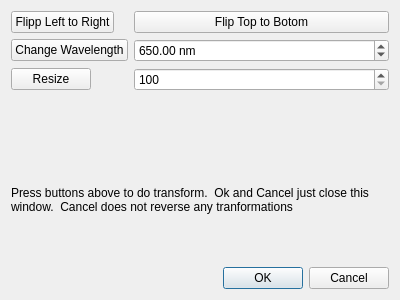
<?xml version="1.0" encoding="UTF-8"?>
<ui version="4.0">
 <class>TransformWaveFrontDlg</class>
 <widget class="QDialog" name="TransformWaveFrontDlg">
  <property name="geometry">
   <rect>
    <x>0</x>
    <y>0</y>
    <width>400</width>
    <height>300</height>
   </rect>
  </property>
  <property name="windowTitle">
   <string>Dialog</string>
  </property>
  <layout class="QVBoxLayout" name="verticalLayout">
   <item>
    <layout class="QFormLayout" name="formLayout">
     <item row="0" column="0">
      <widget class="QPushButton" name="flipLR">
       <property name="text">
        <string>Flipp Left to Right</string>
       </property>
      </widget>
     </item>
     <item row="0" column="1">
      <widget class="QPushButton" name="flipVertical">
       <property name="text">
        <string>Flip Top to Botom</string>
       </property>
      </widget>
     </item>
     <item row="1" column="0">
      <widget class="QPushButton" name="ChangeWaveLength">
       <property name="toolTip">
        <string>&lt;html&gt;&lt;head/&gt;&lt;body&gt;&lt;p&gt;Change the wavelength of the laser stored in the wave front to this new value.&lt;/p&gt;&lt;/body&gt;&lt;/html&gt;</string>
       </property>
       <property name="text">
        <string>Change Wavelength</string>
       </property>
      </widget>
     </item>
     <item row="1" column="1">
      <widget class="QDoubleSpinBox" name="newWaveLength">
       <property name="suffix">
        <string> nm</string>
       </property>
       <property name="minimum">
        <double>1.000000000000000</double>
       </property>
       <property name="maximum">
        <double>5000.000000000000000</double>
       </property>
       <property name="value">
        <double>650.000000000000000</double>
       </property>
      </widget>
     </item>
     <item row="2" column="0">
      <widget class="QPushButton" name="Resize">
       <property name="toolTip">
        <string>&lt;html&gt;&lt;head/&gt;&lt;body&gt;&lt;p&gt;Resize square wave front to be this new width and height in pixels.  &lt;/p&gt;&lt;/body&gt;&lt;/html&gt;</string>
       </property>
       <property name="text">
        <string>Resize</string>
       </property>
      </widget>
     </item>
     <item row="2" column="1">
      <widget class="QSpinBox" name="newSize">
       <property name="minimum">
        <number>100</number>
       </property>
       <property name="maximum">
        <number>4000</number>
       </property>
      </widget>
     </item>
    </layout>
   </item>
   <item>
    <widget class="QLabel" name="label">
     <property name="text">
      <string>Press buttons above to do transform.  Ok and Cancel just close this window.  Cancel does not reverse any tranformations </string>
     </property>
     <property name="wordWrap">
      <bool>true</bool>
     </property>
    </widget>
   </item>
   <item>
    <widget class="QDialogButtonBox" name="buttonBox">
     <property name="orientation">
      <enum>Qt::Horizontal</enum>
     </property>
     <property name="standardButtons">
      <set>QDialogButtonBox::Cancel|QDialogButtonBox::Ok</set>
     </property>
    </widget>
   </item>
  </layout>
 </widget>
 <resources/>
 <connections>
  <connection>
   <sender>buttonBox</sender>
   <signal>accepted()</signal>
   <receiver>TransformWaveFrontDlg</receiver>
   <slot>accept()</slot>
   <hints>
    <hint type="sourcelabel">
     <x>248</x>
     <y>254</y>
    </hint>
    <hint type="destinationlabel">
     <x>157</x>
     <y>274</y>
    </hint>
   </hints>
  </connection>
  <connection>
   <sender>buttonBox</sender>
   <signal>rejected()</signal>
   <receiver>TransformWaveFrontDlg</receiver>
   <slot>reject()</slot>
   <hints>
    <hint type="sourcelabel">
     <x>316</x>
     <y>260</y>
    </hint>
    <hint type="destinationlabel">
     <x>286</x>
     <y>274</y>
    </hint>
   </hints>
  </connection>
 </connections>
</ui>
